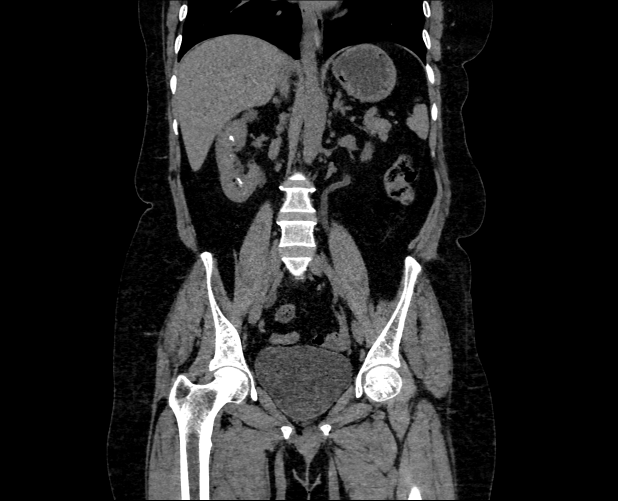
#> input picture pythonProject/Data/Stone.jpg, 1236 x 1001 px (shown at 1/2 size)
$ python main.py
#> lines starting #> are read from the running program, lines starting #| are printed output that depends on the picture
import cv2

path = input("Enter photo path:")
#> the answer given: Data/Stone.jpg
img1 = cv2.imread(path,0)
#> img1 is the input picture: shape (1001, 1236); min 0, max 255, mean 38.4
img1 = cv2.flip(img1,-1)
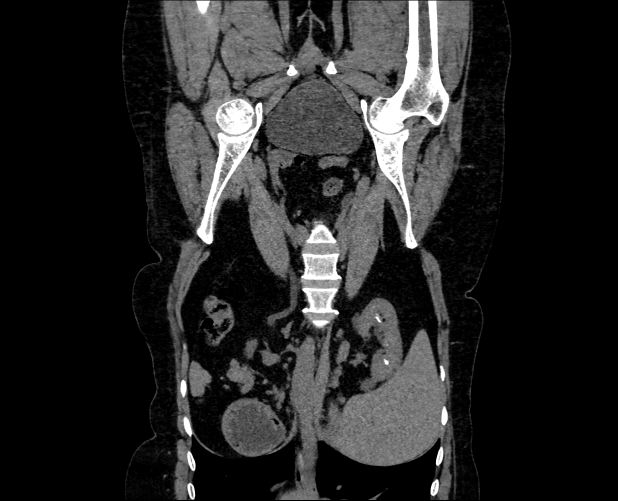
#> img1: shape (1001, 1236) (shown at 1/2 size); min 0, max 255, mean 38.4
img1 = cv2.resize(img1,(1280,700))
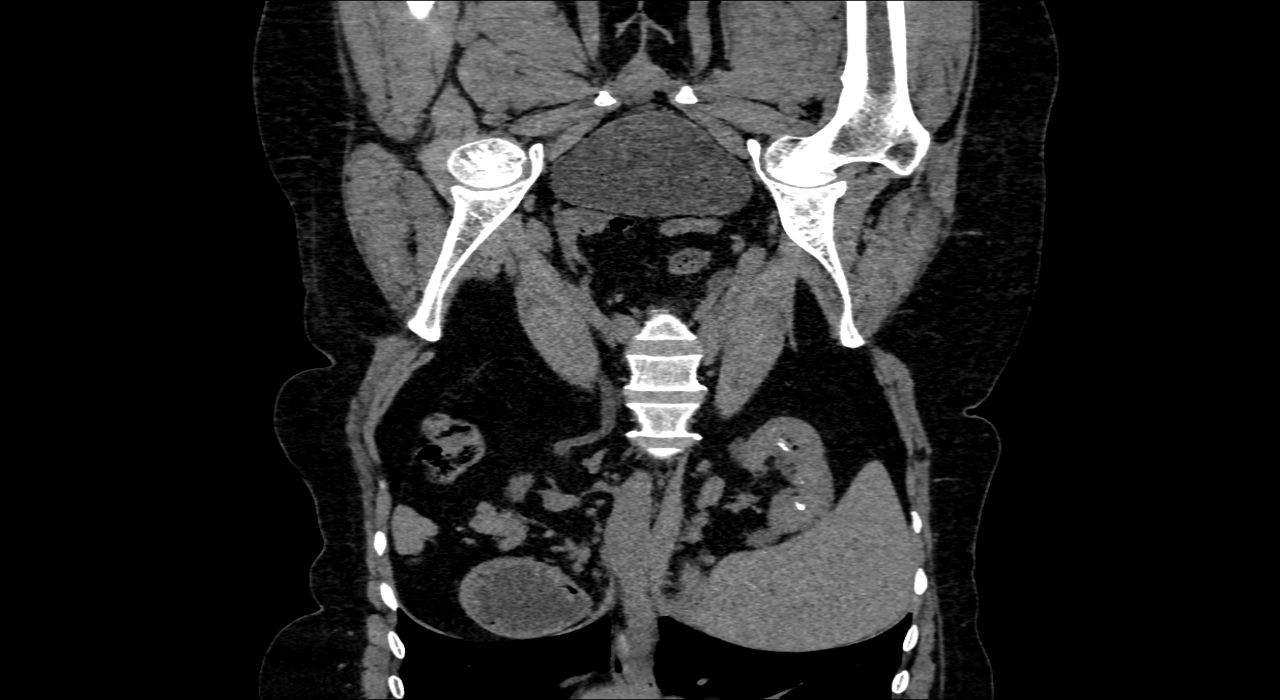
#> img1: shape (700, 1280); min 0, max 255, mean 38.3
print(img1)
#> (printed output is left out)
cv2.imshow("Gray scale",img1)

k=cv2.waitKey(0)
#> (key Esc is pressed here)
if k==ord("s"):
    cv2.imwrite("./output.png",img1)
else:
    cv2.destroyAllWindows()
